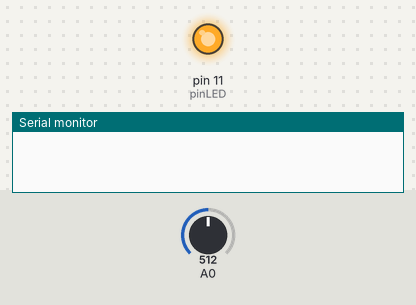
Bench run of a sketch on a simulated Arduino Uno, built with avr-gcc and run on an emulated ATmega328P. Shown: output pins drawn as LEDs (lit = HIGH), the last lines printed to the serial monitor. The inputs (shaded band) are chosen by the test bench; at power-on: A0 = 512.

Above: at 0.1 s.
At 12.1 s:
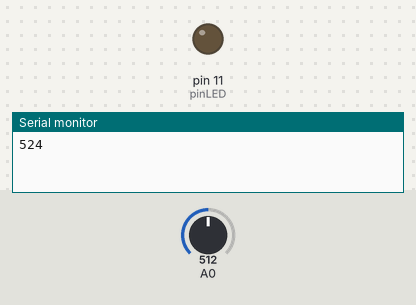
Timing chart, 0 to 13.6 s (numbered marks = the images above):
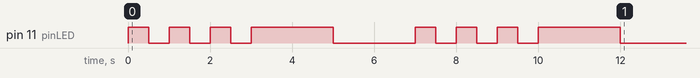

The sketch:

CalibrateYourSoftware_2.ino
```cpp
/*
This is an example of calibrating an IR sensor on startup of a sketch.
Functions are utilized to make the code more readable:
Blinking LED and getting an average value from the sensor are both their own functions.

by Valentin Vollmer/Maria McCarthy for Ten80Education
*/

int input, input2;
int inches7, inches15;
int pinLED = 11;
int wait = 500;

void setup()
{
	pinMode(pinLED , OUTPUT);
        Serial.begin (9600);

        //blink LED 13 3 times to indicate that you will be calibrating
        // this uses the fuction: void blinkLED () which is declared below.
        blinkLed (3,500);
        //blink LED one time for 2 seconds
        blinkLed (1,2000);

        // read value for 7 inches
        inches7 = readSensor();
        Serial.println (inches7);


        //blink LED 3 times to indicate that you will be calibrating
        blinkLed (3,500);
        //blink LEd one time for 2 seconds to indicate it is finished
        blinkLed (1,2000);


        // read value for 15 inches
        inches15 = readSensor();
        Serial.println (inches15);


}

void loop()
{
	input = 	readSensor() ;
        Serial.print ("\t 7 inches Value: ");
        Serial.print (inches7);
        Serial.print ("\t 15 inches Value: ");
        Serial.println (inches15);
        delay (50);
}


//
//------FUNCTIONS -------------------------------
//

//--------------------------------------------------------------------------------
//function to read sensor 20 times and return the average
int readSensor ()
{
  int reading;
  for (int i=0;i < 20; i++)
        {
          reading = reading + analogRead (A0);
        }
  int result = reading/ 20;
  return result;

}


//--------------------------------------------------------------------------------
//function to Blink  LED indicator. first argument is how often it should blink,
//second argument is the time in milliseconds
void blinkLed (int max, int wait)
{
        for (int i=0; i <max; i++)
        {
          digitalWrite (pinLED,HIGH);
          delay (wait);
          digitalWrite (pinLED,LOW);
          delay (wait);
        }


}
```
